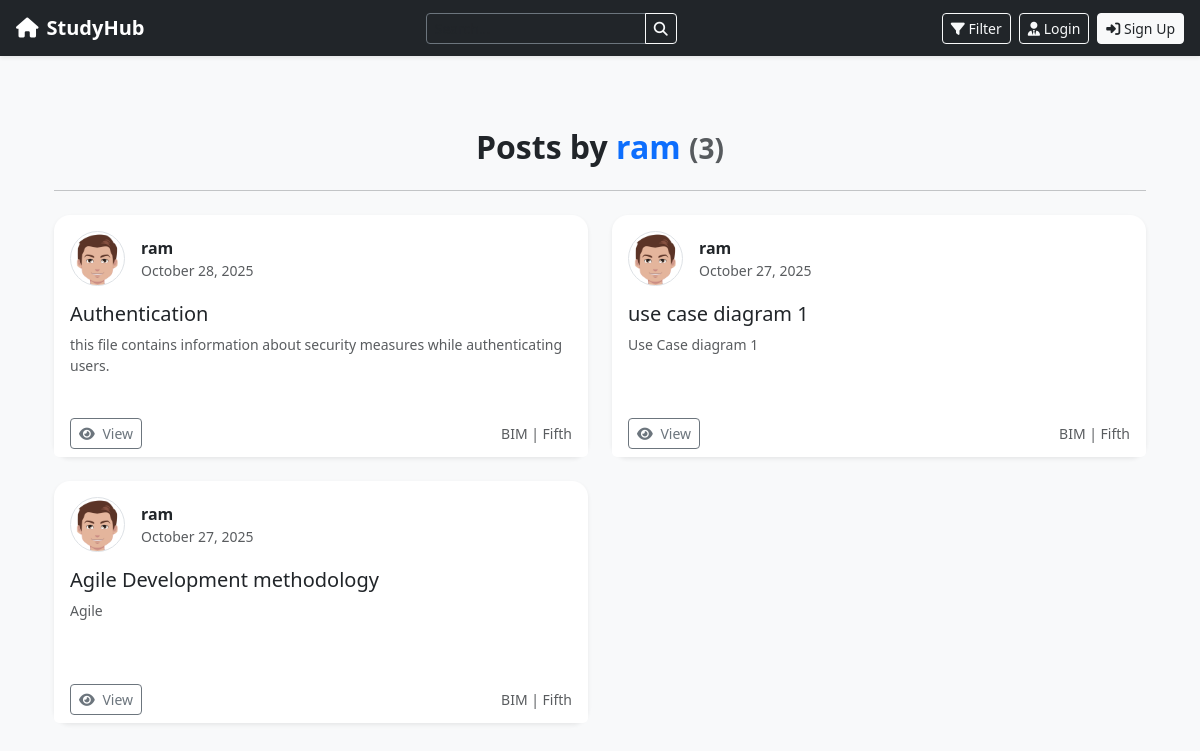
Screenshot of /user/ram with the database file from the repository.
### blog/models.py (models this page shows, shortened)
class Post(models.Model):
    COURSE_CHOICES = [
        ('BIM', 'Bachelor in Information Management'),
        ('BCA', 'Bachelor in Computer Application'),
        ('CSIT', 'BSc. Computer Science and Information Technology'),
    ]
    SEMESTER_CHOICES = [
        ('First', 'First Semester'),
        ('Second', 'Second Semester'),
        ('Third', 'Third Semester'),
        ('Fourth', 'Fourth Semester'),
        ('Fifth', 'Fifth Semester'),
        ('Sixth', 'Sixth Semester'),
        ('Seventh', 'Seventh Semester'),
        ('Eighth', 'Eighth Semester'),
    ]
    author = models.ForeignKey(User, on_delete=models.CASCADE)
    course = models.CharField(max_length=10, choices=COURSE_CHOICES)
    semester = models.CharField(max_length=10, choices=SEMESTER_CHOICES)
    subject = models.CharField(max_length=100)
    title = models.CharField(max_length=100)
    file = models.FileField(upload_to='Files', null=True, blank=True)
    content = models.TextField()
    date_posted = models.DateTimeField(auto_now_add=True)
    class Meta:
        ordering = ['-date_posted']
        verbose_name = "Post"
        verbose_name_plural = "Posts"

### users/models.py (models this page shows, shortened)
class Profile(models.Model):
    user = models.OneToOneField(User, on_delete=models.CASCADE)
    image = models.ImageField(default='default.jpg', upload_to='profile_pics')

### blog/views.py (the view)
# urls.py: path('user/<str:username>', UserPostListView.as_view(), name='user-posts'),
class UserPostListView(ListView):
    model = Post
    template_name = 'blog/user_posts.html'  # <app>/<model>_<viewtype>.html
    context_object_name = 'posts'
    paginate_by = 5
    def get_queryset(self):
        user = get_object_or_404(User, username=self.kwargs.get('username'))
        return Post.objects.filter(author=user).order_by('-date_posted')

### blog/templates/blog/user_posts.html (shortened to what this page needs)
{% extends "base.html" %}
{% load static %}
{% block extra_css %}
<link rel="stylesheet" href="{% static 'blog/css/user_posts.css' %}">
{% endblock extra_css %}
{% block content %}
<div class="container my-5">
  <h2 class="fw-bold text-center mb-4">
    Posts by <span class="text-primary">{{ view.kwargs.username }}</span>
    <span class="text-muted small">({{ page_obj.paginator.count }})</span>
  </h2>
  <hr class="mb-4">
  {% if posts %}
    <div class="row row-cols-1 row-cols-md-2 g-4">
      {% for post in posts %}
        <div class="col">
          <div class="card shadow-sm border-0 rounded-4 h-100">
            <div class="card-body">
              <div class="d-flex align-items-center mb-3">
                <img src="{{ post.author.profile.image.url }}"
                     alt="{{ post.author.username }}"
                     class="rounded-circle border me-3"
                     style="width: 55px; height: 55px; object-fit: cover;">
                <div>
                  <a href="{% url 'user-posts' post.author.username %}"
                     class="text-decoration-none text-dark fw-semibold">
                    {{ post.author }}
                  </a>
                  <div class="text-muted small">{{ post.date_posted|date:"F d, Y" }}</div>
                </div>
              </div>
              <h5 class="card-title mb-2">
                <a href="{% url 'post-detail' post.id %}" class="text-decoration-none text-dark">
                  {{ post.title }}
                </a>
              </h5>
              <p class="card-text text-muted small" style="height: 60px; overflow: hidden;">
                {{ post.content|truncatechars:150 }}
              </p>
            </div>
            <div class="card-footer bg-white border-0 d-flex justify-content-between align-items-center">
              {% if post.file %}
                <a href="{{ post.file.url }}" target="_blank" class="btn btn-sm btn-outline-secondary">
                  <i class="fas fa-eye me-1"></i> View
                </a>
              {% else %}
                <small class="text-muted">No file</small>
              {% endif %}
              <small class="text-muted">{{ post.course }} | {{ post.semester }}</small>
            </div>
          </div>
        </div>
      {% endfor %}
    </div>
  {% else %}
    <div class="text-center text-muted mt-5">
      <i class="fas fa-inbox fa-2x mb-3"></i>
      <p>No posts found by this user.</p>
    </div>
  {% endif %}
</div>
{% endblock content %}

### blog/static/blog/css/user_posts.css (style rules this page uses)
.card { transition: transform 0.2s ease-in-out, box-shadow 0.2s ease-in-out; }

### rows the page displays
Post: author.profile.image (picture), author "ram", date_posted "October 28, 2025", title "Authentication", content "this file contains information about security measures while authenticating users.", course "BIM", semester "Fifth"
Post: author.profile.image (picture), author "ram", date_posted "October 27, 2025", title "use case diagram 1", content "Use Case diagram 1", course "BIM", semester "Fifth"
Post: author.profile.image (picture), author "ram", date_posted "October 27, 2025", title "Agile Development methodology", content "Agile", course "BIM", semester "Fifth"

### other values shown
{{ view.kwargs.username }} "ram"
{{ page_obj.paginator.count }} "3"
